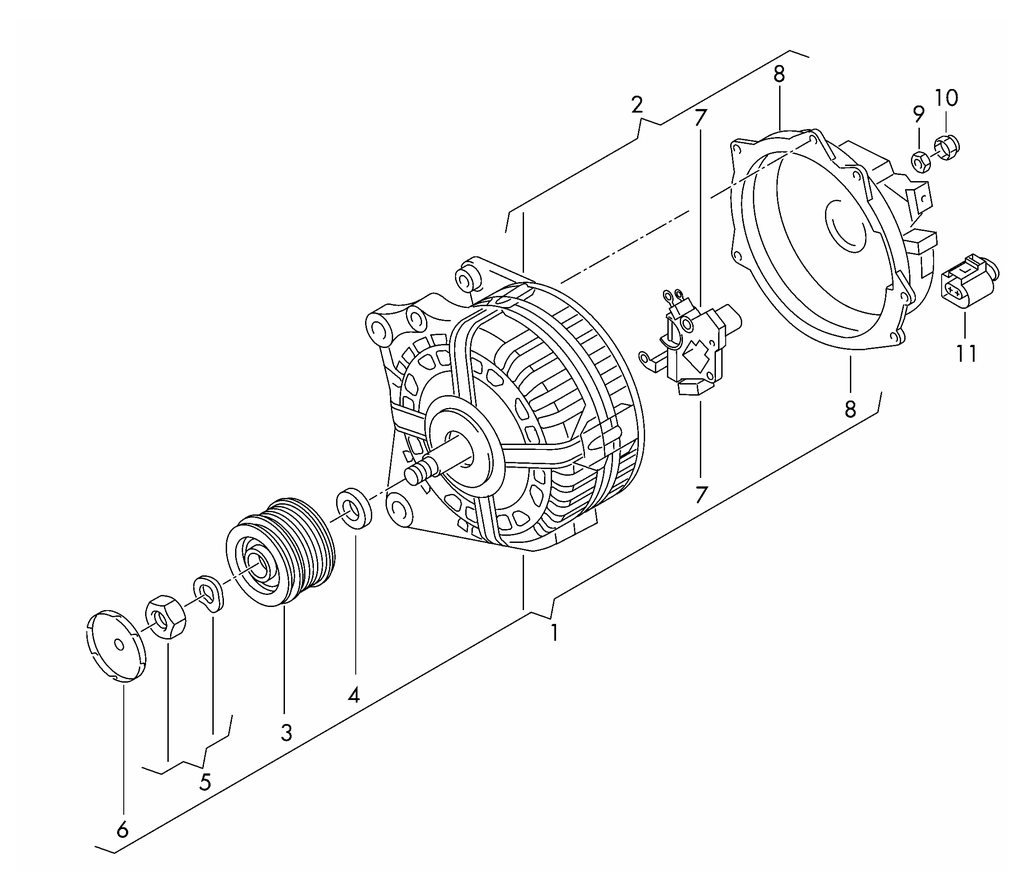
#> input picture data/sample.png, 1024 x 890 px; its folder holds only this picture in this run
$ python spike_hybrid.py ../data/sample.png
#> lines starting #> are read from the running program, lines starting #| are printed output that depends on the picture; after the words box and inside, x2 and y2 are one past the last pixel; in counts of white or black regions, pixels touching at a corner belong together
"""Phase 1 spike (hybrid): connected-components find glyphs, EasyOCR recognizes crops.

Rationale: on clean line-art diagrams the ML text *detector* misses isolated
single digits, but classic CV finds every black blob trivially. So we detect
glyph candidates with connectedComponents, filter to digit-shaped blobs, group
neighbours into numbers, and use EasyOCR only to *read* each crop.

Usage:
    python -m src.spike_hybrid data/images/460127200.png [more.png ...]
Writes data/out/<name>_hybrid.png overlay + prints recognized numbers.
"""
import sys
from pathlib import Path

import cv2
import numpy as np
import easyocr

from src.config import OUT_DIR

# glyph filter heuristics (absolute px; diagrams are ~1700-2600 tall)
MIN_H, MAX_H = 16, 70          # single-digit glyph height
MIN_W, MAX_W = 6, 60           # single-digit glyph width
MIN_FILL, MAX_FILL = 0.18, 0.85  # area / bbox-area: rejects thin lines & solid blobs
MIN_AREA = 60

_reader = None


def reader():
    global _reader
    if _reader is None:
        _reader = easyocr.Reader(["en"], gpu=False)
    return _reader


def glyph_candidates(gray):
    """Return list of (x, y, w, h) blobs that look like single digit glyphs."""
    # black ink -> white foreground
    _, binv = cv2.threshold(gray, 0, 255, cv2.THRESH_BINARY_INV | cv2.THRESH_OTSU)
    n, _, stats, _ = cv2.connectedComponentsWithStats(binv, connectivity=8)
    out = []
    for i in range(1, n):
        x, y, w, h, area = stats[i]
        if not (MIN_H <= h <= MAX_H and MIN_W <= w <= MAX_W and area >= MIN_AREA):
            continue
        fill = area / float(w * h)
        if not (MIN_FILL <= fill <= MAX_FILL):
            continue
        out.append((x, y, w, h))
    return out


def group_numbers(boxes):
    """Merge horizontally-adjacent glyphs of similar height into number boxes."""
    boxes = sorted(boxes, key=lambda b: (b[1] // 20, b[0]))  # rough row order
    used = [False] * len(boxes)
    groups = []
    for i, b in enumerate(boxes):
        if used[i]:
            continue
        x, y, w, h = b
        used[i] = True
        cx2, cy = x + w, y + h // 2
        merged = True
        while merged:
            merged = False
            for j, c in enumerate(boxes):
                if used[j]:
                    continue
                jx, jy, jw, jh = c
                same_row = abs((jy + jh // 2) - cy) < 0.6 * h
                close = 0 <= (jx - cx2) < 0.8 * h
                similar = 0.6 < jh / h < 1.7
                if same_row and close and similar:
                    used[j] = True
                    x2 = max(cx2, jx + jw)
                    y = min(y, jy)
                    h = max(y + h, jy + jh) - y
                    cx2 = x2
                    merged = True
        groups.append((x, y, cx2 - x, h))
    return groups


def recognize(gray, box):
    x, y, w, h = box
    pad = 6
    crop = gray[max(0, y - pad):y + h + pad, max(0, x - pad):x + w + pad]
    crop = cv2.resize(crop, None, fx=4, fy=4, interpolation=cv2.INTER_CUBIC)
    res = reader().readtext(crop, allowlist="0123456789", detail=1,
                            text_threshold=0.4, low_text=0.3, mag_ratio=1.5)
    if not res:
        return None, 0.0
    _, text, conf = max(res, key=lambda r: r[2])
    return (text, conf) if text.isdigit() else (None, 0.0)


def run(path: Path):
    img = cv2.imread(str(path))
    gray = cv2.cvtColor(img, cv2.COLOR_BGR2GRAY)
    cand = glyph_candidates(gray)
    groups = group_numbers(cand)

    dets = []
    for box in groups:
        text, conf = recognize(gray, box)
        if text is None or conf < 0.3:
            continue
        x, y, w, h = box
        dets.append({"text": text, "conf": round(float(conf), 3),
                     "bbox": [x, y, x + w, y + h]})
        cv2.rectangle(img, (x, y), (x + w, y + h), (0, 0, 255), 2)
        cv2.putText(img, text, (x, y - 4), cv2.FONT_HERSHEY_SIMPLEX, 0.7,
                    (0, 0, 255), 2)

    OUT_DIR.mkdir(parents=True, exist_ok=True)
    out = OUT_DIR / f"{path.stem}_hybrid.png"
    cv2.imwrite(str(out), img)
    print(f"\n{path.name}: {len(cand)} glyph cand -> {len(groups)} groups -> "
          f"{len(dets)} numbers -> {out}")
    for d in sorted(dets, key=lambda d: d["bbox"][1]):
        print(f"  {d['text']:>3}  conf={d['conf']:.2f}  bbox={d['bbox']}")
    return dets


def main(argv):
    if not argv:
        print("Give image path(s)", file=sys.stderr)
        return 1
    for a in argv:
        run(Path(a))
#> in run, img is the input picture: shape (890, 1024, 3); mean B, G, R 247.7, 246.8, 246.8
#> in glyph_candidates, `_, binv = cv2.threshold(gray, 0, 255, cv2.THRESH_BINARY_INV | cv2.THRE..`:
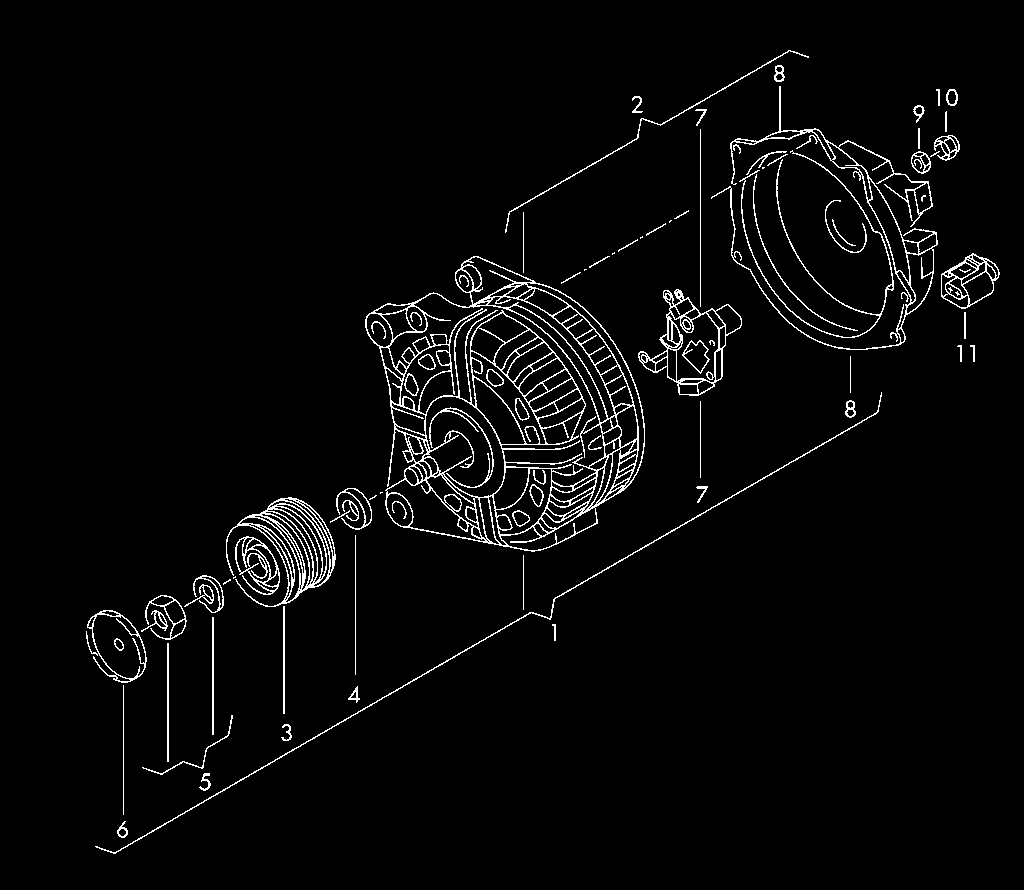
#> binv: shape (890, 1024); 3.2% white in thin lines or dots, all inside (x1, y1, x2, y2) = (86, 50, 1000, 854)
#> in glyph_candidates, `n, _, stats, _ = cv2.connectedComponentsWithStats(binv, connectivity=8)`: n = 90; stats = 90 rows, first 6: [0, 0, 1024, 890, 882177], [505, 50, 304, 183, 558], [774, 65, 11, 17, 95], [711, 86, 227, 264, 2654], [936, 89, 4, 17, 38], [946, 89, 12, 17, 84]
#> the loop in glyph_candidates, `for i in range(1, n):` made 89 passes
#> (x, y, w, h, area) on passes 1, 3, 4, 8, 9, 10, 11, 12, 14, 16, 19, 21: (505, 50, 304, 183, 558), (711, 86, 227, 264, 2654), (936, 89, 4, 17, 38), (695, 109, 12, 17, 58), (945, 111, 2, 21, 41), (700, 129, 1, 178, 178), (918, 128, 2, 21, 42), (796, 135, 22, 14, 49), (733, 144, 8, 10, 29), (739, 150, 155, 188, 1053), (767, 154, 21, 12, 33), (753, 174, 105, 157, 294)
#> (x, y, w, h, area, fill) on passes 2, 5, 6, 7, 13, 15: (774, 65, 11, 17, 95, 0.508), (946, 89, 12, 17, 84, 0.412), (632, 96, 11, 17, 73, 0.39), (913, 105, 12, 18, 76, 0.352), (934, 135, 26, 26, 231, 0.342), (746, 151, 41, 24, 100, 0.102)
#> after the loop in glyph_candidates, `for i in range(1, n):`: out = 23 items, first 6: (774, 65, 11, 17), (946, 89, 12, 17), (632, 96, 11, 17), (913, 105, 12, 18), (934, 135, 26, 26), (911, 151, 20, 23)
#> in run, `cand = glyph_candidates(gray)`: cand has the same summary as out in glyph_candidates
#> in group_numbers, `boxes = sorted(boxes, key=lambda b: (b[1] // 20, b[0]))`: boxes = 23 items, first 6: (774, 65, 11, 17), (632, 96, 11, 17), (946, 89, 12, 17), (913, 105, 12, 18), (934, 135, 26, 26), (911, 151, 20, 23)
#> in group_numbers, `used = [False] * len(boxes)`: used = [False, False, False, False, False, False, False, False, False, False, False, False, False, False, False, False, False, False, False, False, False, False, False]
#> the loop in group_numbers, `for i, b in enumerate(boxes):` made 23 passes
#> (x, w, cy) on passes 1 to 12: (774, 11, 73), (632, 11, 104), (946, 12, 97), (913, 12, 114), (934, 26, 148), (911, 20, 162), (941, 59, 281), (418, 18, 362), (404, 15, 384), (486, 18, 378), (515, 15, 409), (845, 11, 409)
#> after the loop in group_numbers, `for i, b in enumerate(boxes):`: groups has the same summary as boxes; used = [True, True, True, True, True, True, True, True, True, True, True, True, True, True, True, True, True, True, True, True, True, True, True]
#> in run, `groups = group_numbers(cand)`: groups has the same summary as boxes in group_numbers
#> the loop in run, `for box in groups:` made 1 pass
#> pad in recognize on pass 1: 6
#> pass 1, in recognize, `crop = gray[max(0, y - pad):y + h + pad, max(0, x - pad):x + w + pad]`:
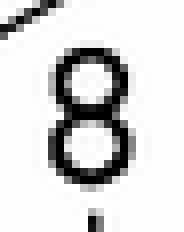
#> crop: shape (29, 23) (shown 8 times larger); min 0, max 255, mean 215.4
#> pass 1, in recognize, `crop = cv2.resize(crop, None, fx=4, fy=4, interpolation=cv2.INTER_CUBIC)`:
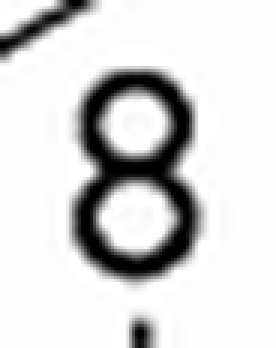
#> crop: shape (116, 92) (shown 3 times larger); min 0, max 255, mean 215
#> after the loop in run, `for box in groups:`: dets = []
#> (the call stopped at in reader, `_reader = easyocr.Reader(["en"], gpu=False)`: easyocr is not available in this run)
    return 0


if __name__ == "__main__":
    raise SystemExit(main(sys.argv[1:]))
#> (the program exits here)
